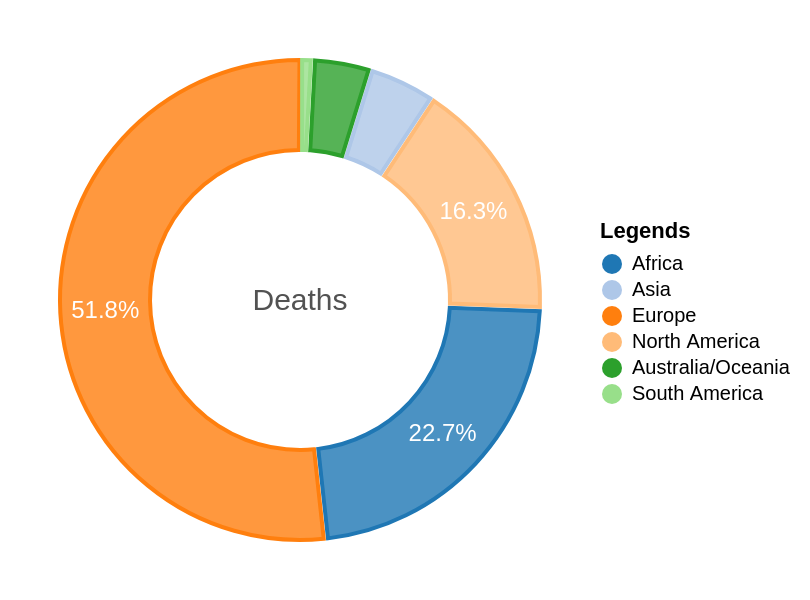

Describe this chart as a Vega-Lite specification.
### Vega specification from a JSON file in a GitHub repository (floating-point values rounded to 4 significant figures)
{"$schema": "https://vega.github.io/schema/vega/v3.0.json", "width": 300, "height": 300, "autosize": "pad", "config": {"view": {"stroke": "transparent"}}, "signals": [{"name": "startAngle", "value": 0}, {"name": "endAngle", "value": 6.29}, {"name": "padAngle", "value": 0}, {"name": "sort", "value": true}, {"name": "strokeWidth", "value": 2}, {"name": "selected", "value": "", "on": [{"events": "mouseover", "update": "datum"}]}], "data": [{"name": "table", "values": [{"Continent": "Africa", "Deaths": 147946}, {"Continent": "Asia", "Deaths": 29527}, {"Continent": "Europe", "Deaths": 338038}, {"Continent": "North America", "Deaths": 106460}, {"Continent": "Australia/Oceania", "Deaths": 25378}, {"Continent": "South America", "Deaths": 5604}], "transform": [{"type": "pie", "field": "Deaths", "startAngle": {"signal": "startAngle"}, "endAngle": {"signal": "endAngle"}, "sort": {"signal": "sort"}}]}, {"name": "fieldSum", "source": "table", "transform": [{"type": "aggregate", "fields": ["Deaths"], "ops": ["sum"], "as": ["sum"]}]}], "legends": [{"fill": "color", "title": "Legends", "orient": "none", "padding": {"value": 10}, "encode": {"symbols": {"enter": {"fillOpacity": {"value": 1}}}, "legend": {"update": {"x": {"signal": "(width / 2) + if(selected && selected.Continent == datum.Continent, if(width >= height, height, width) / 2 * 1.1 * 0.8, if(width >= height, height, width) / 2 * 0.8)", "offset": 20}, "y": {"signal": "(height / 2)", "offset": -50}}}}}], "scales": [{"name": "color", "type": "ordinal", "range": {"scheme": "category20"}}], "marks": [{"type": "arc", "from": {"data": "table"}, "encode": {"enter": {"fill": {"scale": "color", "field": "Continent"}, "x": {"signal": "width / 2"}, "y": {"signal": "height / 2"}}, "update": {"startAngle": {"field": "startAngle"}, "endAngle": {"field": "endAngle"}, "padAngle": {"signal": "if(selected && selected.Continent == datum.Continent, 0.015, 0.015)"}, "innerRadius": {"signal": "if(selected && selected.Continent == datum.Continent, if(width >= height, height, width) / 2 * 0.45, if(width >= height, height, width) / 2 * 0.5)"}, "outerRadius": {"signal": "if(selected && selected.Continent == datum.Continent, if(width >= height, height, width) / 2 * 1.05 * 0.8, if(width >= height, height, width) / 2 * 0.8)"}, "opacity": {"signal": "if(selected && selected.Continent !== datum.Continent, 1, 1)"}, "stroke": {"signal": "scale('color', datum.Continent)"}, "strokeWidth": {"signal": "strokeWidth"}, "fillOpacity": {"signal": "if(selected && selected.Continent == datum.Continent, 0.8, 0.8)"}, "tooltip": {"signal": "{'Continent': datum.Continent, 'Deaths': datum.Deaths}"}}}}, {"type": "text", "encode": {"enter": {"fill": {"value": "#525252"}, "text": {"value": ""}}, "update": {"opacity": {"value": 2}, "x": {"signal": "width / 2"}, "y": {"signal": "height / 2"}, "align": {"value": "center"}, "baseline": {"value": "middle"}, "fontSize": {"signal": "if(width >= height, height, width) * 0.05"}, "text": {"value": "Deaths"}}}}, {"name": "mark_recovered", "type": "text", "from": {"data": "table"}, "encode": {"enter": {"text": {"signal": "if(datum['endAngle'] - datum['startAngle'] < 0.3, '', format((datum['endAngle'] - datum['startAngle']) / (2 * PI), '.1%'))"}, "x": {"signal": "if(width >= height, height, width) / 2"}, "y": {"signal": "if(width >= height, height, width) / 2"}, "radius": {"signal": "if(selected && selected.Continent == datum.Continent, if(width >= height, height, width) / 2 * 1.05 * 0.65, if(width >= height, height, width) / 2 * 0.65)"}, "theta": {"signal": "(datum['startAngle'] + datum['endAngle'])/2"}, "fill": {"value": "#FFFFFF"}, "fontSize": {"value": 12}, "align": {"value": "center"}, "baseline": {"value": "middle"}}}}]}
